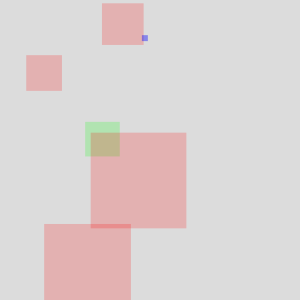
Frame 1 (no input)
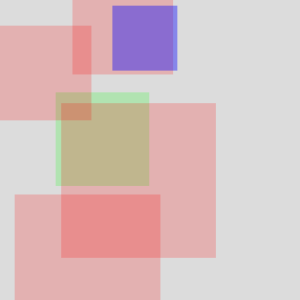
Frame 60 (the mouse pressed at the canvas centre just before this capture)
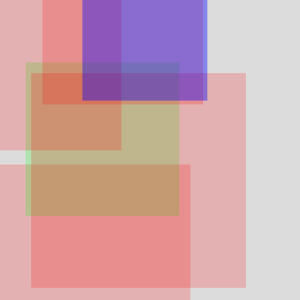
Frame 120 (the mouse held since frame 60 and released just before this capture)

The Processing sketch that drew these frames (run headless with seeded random() and noise(); from frame 60 on, the mouse is pressed at the canvas centre):

// Processing sketch: processing_21607
// ── processing_21607.pde

int num = 6;
float rectSize = random(100);

Rect[] myRect = new Rect[num];
color[] myColors = new color [3];

void setup() {

  size(300,300);

  myColors[0] = color(255,0,0,50);
  myColors[1] = color(0,255,0,50);
  myColors[2] = color(0,0,255,100);

  for(int i=0; i<myRect.length; i++) {
    myRect[i] = new Rect();
  }

  noStroke();
  smooth();
  rectMode(CENTER);
}

void draw() {
  background(220);

  for(int i=0; i<myRect.length; i++) {
    myRect[i].update();
    myRect[i].draw();
  }
}

class Rect {

  float xpos = random(20, width-20) ;
  float ypos = random(20, height-20) ;
  color col = myColors[floor(random(0,3))] ;
  float rectSize = random(100) ;

  Rect() {
  }

  void update() {
    rectSize++;
    if (rectSize > width) {
      rectSize = 1;
      
    }
  }

    void draw() {
      fill(col) ;
      rect(xpos,ypos,rectSize,rectSize) ;
    }
  }
